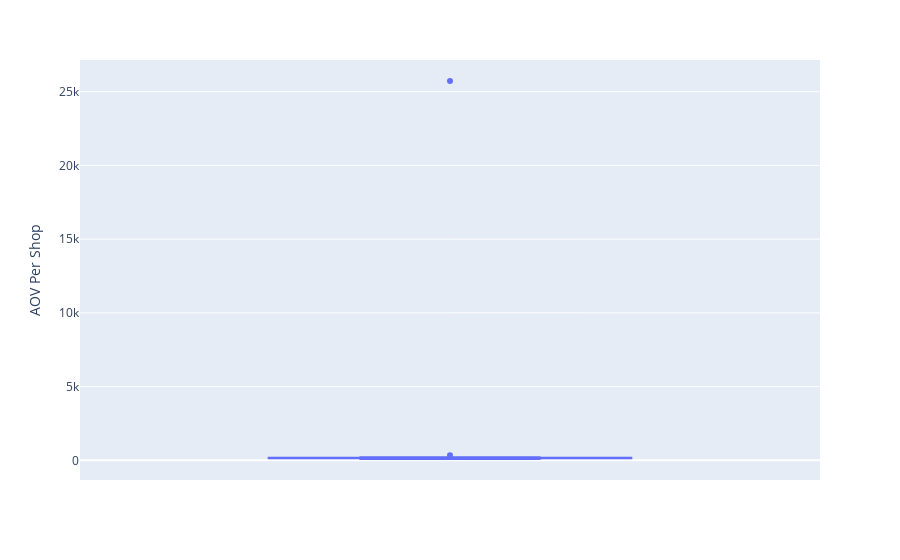

Source (notebook cell):
### Markdown cell above
AOV came out to be 408, which is still a bit high in my opinion considering the given condition, let's explore further.

### Code cell
#Plotting this result and visualizing
fig = px.box(df1, y="AOV Per Shop")

fig.show()

### Figure 1 — Plotly figure (JSON) as saved in the notebook; plotly's stock layout.template omitted (floating-point values rounded to 4 significant figures)
{"data": [{"alignmentgroup": "True", "hovertemplate": "AOV Per Shop=%{y}<extra></extra>", "legendgroup": "", "marker": {"color": "#636efa"}, "name": "", "notched": false, "offsetgroup": "", "orientation": "v", "showlegend": false, "type": "box", "x0": " ", "xaxis": "x", "y": [158, 94, 148, 128, 142, 187, 112, 132, 118, 148, 184, 201, 160, 116, 153, 156, 176, 156, 163, 127, 142, 146, 156, 140, 130, 176, 169, 164, 163, 153, 129, 101, 173, 122, 164, 130, 142, 190, 134, 161, 118, 352, 181, 144, 142, 166, 145, 117, 129, 193, 187, 146, 112, 133, 171, 117, 147, 138, 178, 177, 158, 160, 136, 133, 154, 161, 131, 136, 131, 173, 164, 160, 165, 153, 128, 155, 156, 25725, 181, 145, 177, 177, 129, 153, 172, 130, 149, 176, 196, 178, 160, 90, 114, 134, 168, 153, 162, 133, 195, 111], "y0": " ", "yaxis": "y"}], "layout": {"boxmode": "group", "legend": {"tracegroupgap": 0}, "margin": {"t": 60}, "xaxis": {"anchor": "y", "domain": [0, 1]}, "yaxis": {"anchor": "x", "domain": [0, 1], "title": {"text": "AOV Per Shop"}}}}
